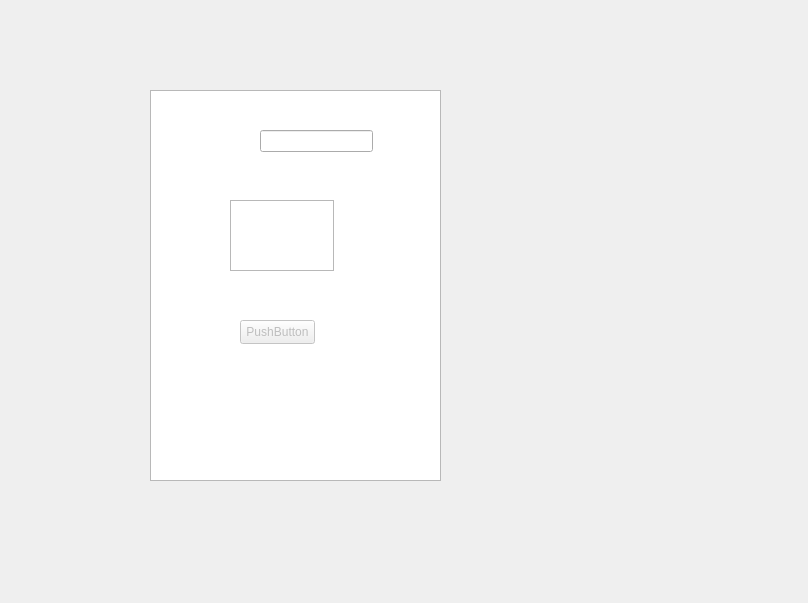
<?xml version="1.0" encoding="UTF-8"?>
<ui version="4.0">
 <class>Form</class>
 <widget class="QWidget" name="Form">
  <property name="geometry">
   <rect>
    <x>0</x>
    <y>0</y>
    <width>808</width>
    <height>603</height>
   </rect>
  </property>
  <property name="windowTitle">
   <string>Form</string>
  </property>
  <widget class="QTreeView" name="treeView">
   <property name="geometry">
    <rect>
     <x>150</x>
     <y>90</y>
     <width>291</width>
     <height>391</height>
    </rect>
   </property>
  </widget>
  <widget class="QTextEdit" name="textEdit">
   <property name="geometry">
    <rect>
     <x>230</x>
     <y>200</y>
     <width>104</width>
     <height>71</height>
    </rect>
   </property>
  </widget>
  <widget class="QLineEdit" name="lineEdit">
   <property name="geometry">
    <rect>
     <x>260</x>
     <y>130</y>
     <width>113</width>
     <height>22</height>
    </rect>
   </property>
  </widget>
  <widget class="QPushButton" name="pushButton">
   <property name="enabled">
    <bool>false</bool>
   </property>
   <property name="geometry">
    <rect>
     <x>240</x>
     <y>320</y>
     <width>75</width>
     <height>24</height>
    </rect>
   </property>
   <property name="text">
    <string>PushButton</string>
   </property>
  </widget>
 </widget>
 <resources/>
 <connections/>
</ui>
